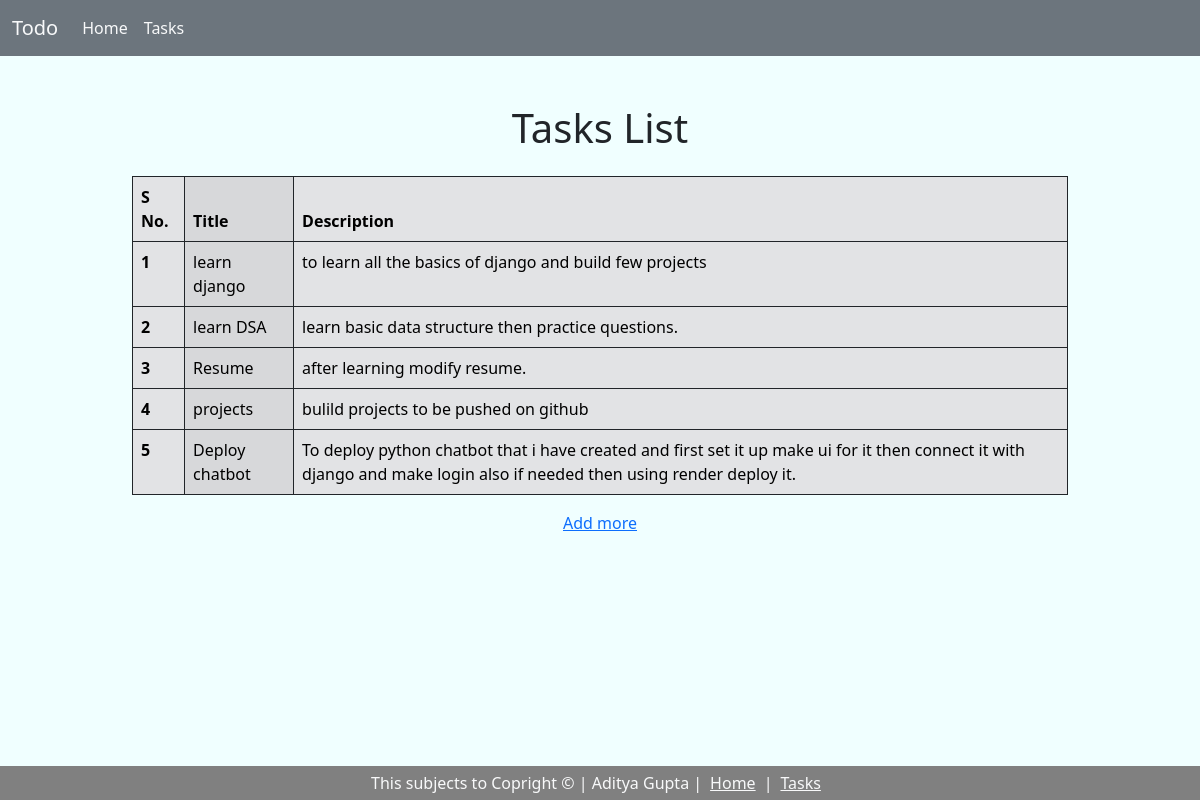
The page /tasks on the database its author committed.
### home/models.py (models this page shows, shortened)
class Task(models.Model):
    tasktitle = models.CharField(max_length=30)
    taskdesc = models.TextField()
    timecreated=models.DateTimeField(auto_now_add=True)

### home/views.py (the view)
# urls.py: path('tasks', views.tasks, name='tasks'),
def tasks(request):
    alltask=Task.objects.all()
    context={'tasks':alltask}
    return render(request,'tasks.html',context)

### templates/tasks.html (shortened to what this page needs)
{% extends "base.html" %}
{% block body %}
<h1 class="text-center mt-5 ">Tasks List</h1>
<div class="container" style="width: 80vw; display: flex; align-items: center; justify-content: center;">
<table class="table mt-3 table-secondary table-striped-columns table-bordered border-dark">
  <thead>
    <tr>
      <th scope="col">S No.</th>
      <th scope="col">Title</th>
      <th scope="col">Description</th>
    </tr>
  </thead>
  <tbody>
    {% for task in tasks %}
    <tr>
      <th scope="row">{{forloop.counter}}</th>
      <td>{{task.tasktitle}}</td>
      <td>{{task.taskdesc}}</td>
    </tr>
    {% endfor %}
  </tbody>
</table>
</div>
<div style="display:flex; align-items: center; justify-content: center;">
<a href="/" > Add more </a>
</div>
{% endblock body %}

### templates/base.html (shortened to what this page needs)
<!doctype html>
<html lang="en">
  <head>
    <link href="https://cdn.jsdelivr.net/npm/bootstrap@5.3.8/dist/css/bootstrap.min.css" rel="stylesheet">
  </head>
  <body style="min-height:100vh;background-color:azure;">
    <nav class="navbar navbar-expand-lg bg-secondary sticky-top">
  <div class="container-fluid">
    <a class="navbar-brand text-light mb-0 h1" href="#">Todo</a>
    <div class="collapse navbar-collapse" id="navbarNav">
      <ul class="navbar-nav">
        <li class="nav-item">
          <a class="nav-link text-light" aria-current="page" href="/">Home</a>
        </li>
        <li class="nav-item">
          <a class="nav-link text-light" aria-current="page" href="/tasks">Tasks</a>
        </li>
      </ul>
    </div>
  </div>
</nav>
{% block body %}
{% endblock body%}
<footer class="fixed-bottom text-light" style="display: flex; justify-content: center; align-items: center; padding: 5px; background-color:grey;">
  This subjects to Copright &copy; | Aditya Gupta | <a href="/" class="mx-2 text-light">Home</a> | <a href="\tasks" class="mx-2 text-light">Tasks</a>
</footer>
  </body>
</html>

### rows shown on the page
Task: tasktitle "learn django", taskdesc "to learn all the basics of django and build few projects"
Task: tasktitle "learn DSA", taskdesc "learn basic data structure then practice questions."
Task: tasktitle "Resume", taskdesc "after learning modify resume."
Task: tasktitle "projects", taskdesc "bulild projects to be pushed on github"
Task: tasktitle "Deploy chatbot", taskdesc "To deploy python chatbot that i have created and first set it up make ui for it then connect it with django and make login also if needed then using render deploy it."
